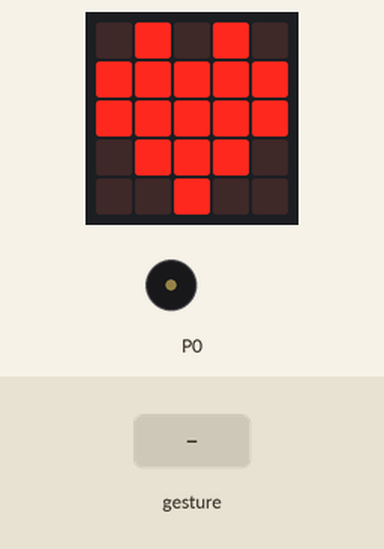
A program run on a simulated BBC micro:bit (MakeCode). Parts: the board's 5×5 LED display, buzzer (waves = sounding). The inputs (shaded band) are chosen by the test bench. A tilt is held for 1.5 s and a shake lasts 1 s, then the board lies face up again; the 48×5 strip is a reading aid, not a part: it shows the text the display is scrolling, unrolled, one strip-width of it at a time.

Above: at 1.2 s.
1.3 s: gesture 'shake'
At 2.3 s:
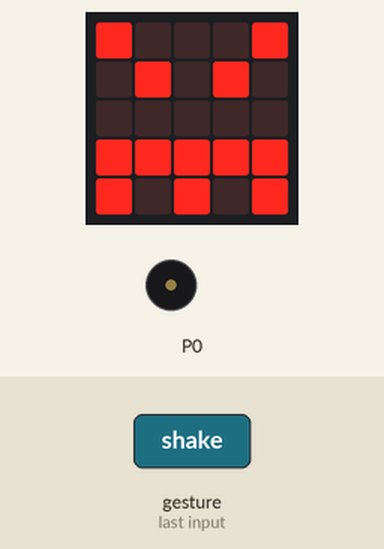
At 3.0 s:
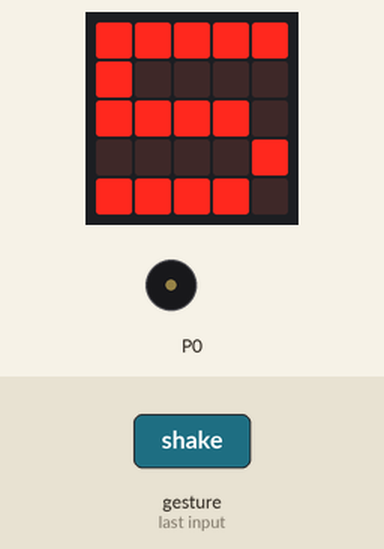
Timing chart, 0 to 8.7 s (numbered marks = the images above; inputs shaded):
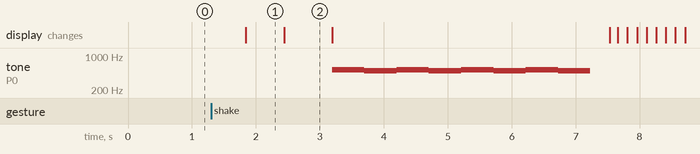

The program:

main.ts
```typescript
input.onGesture(Gesture.Shake, function () {
    for (let index = 0; index < 4; index++) {
        basic.showIcon(IconNames.Angry)
        basic.showNumber(5)
        music.play(music.stringPlayable("C5 B C5 B C5 B C5 B ", 120), music.PlaybackMode.UntilDone)
        basic.showNumber(10)
        basic.showIcon(IconNames.Heart)
        basic.showString("Hello")
        basic.clearScreen()
    }
    basic.showLeds(`
        # . . . #
        # # . . #
        . # # # .
        # . . # #
        # . . . #
        `)
})
basic.forever(function () {
    basic.showIcon(IconNames.Heart)
})
```

test.ts
```typescript
// tu są testy; nie będzie to kompilowane, gdy ten pakiet będzie używany jako rozszerzenie.
```

Measured:
- after the input at 1.3 s, tone on P0: silent → 523 Hz after 1.9 s, then repeats every 1.0 s: 494 Hz 0.51 s, 523 Hz 0.51 s, until it stays silent from 7.2 s; the display: changes after 0.54 s (image 1)
- what the display in image 1 shows lasts 0.6 s, from 1.8 s to 2.4 s
- what the display in image 2 shows lasts 0.8 s, from 2.4 s to 3.2 s
